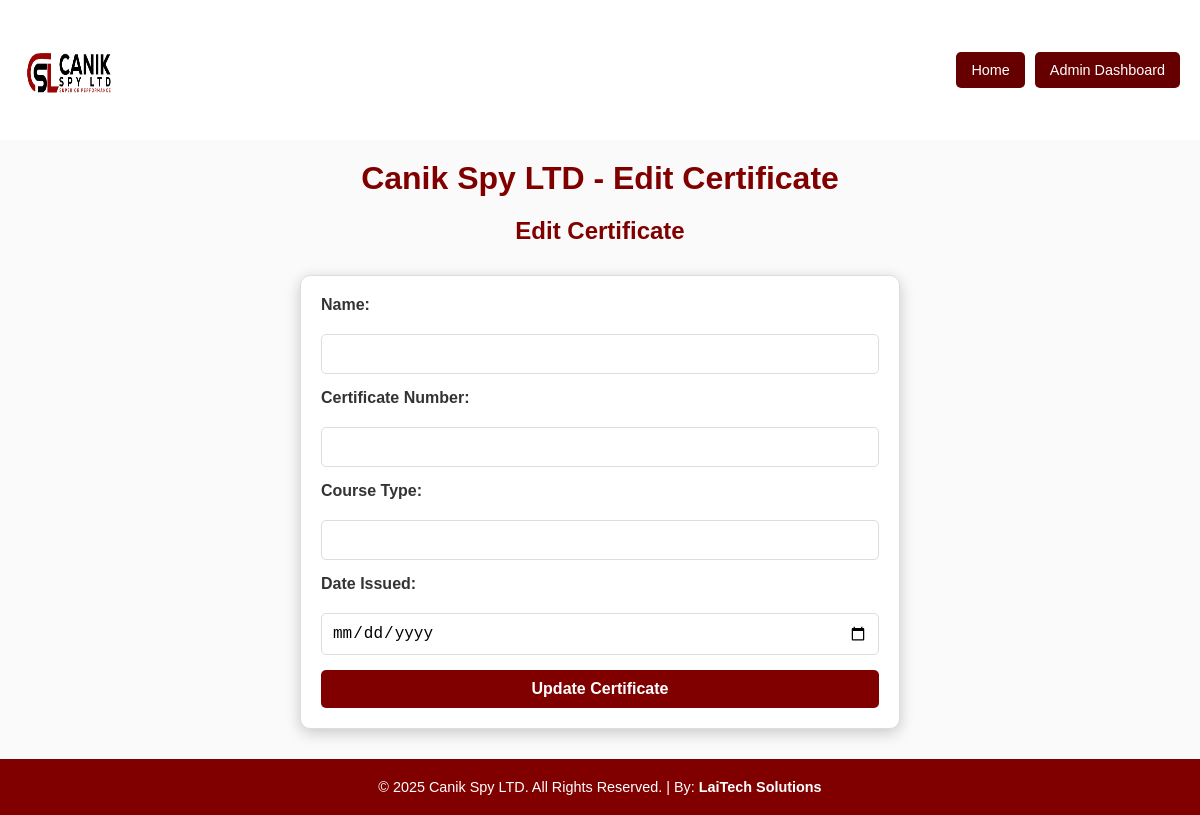
The page /admin/edit/12 (signed in) on the database as committed earlier.
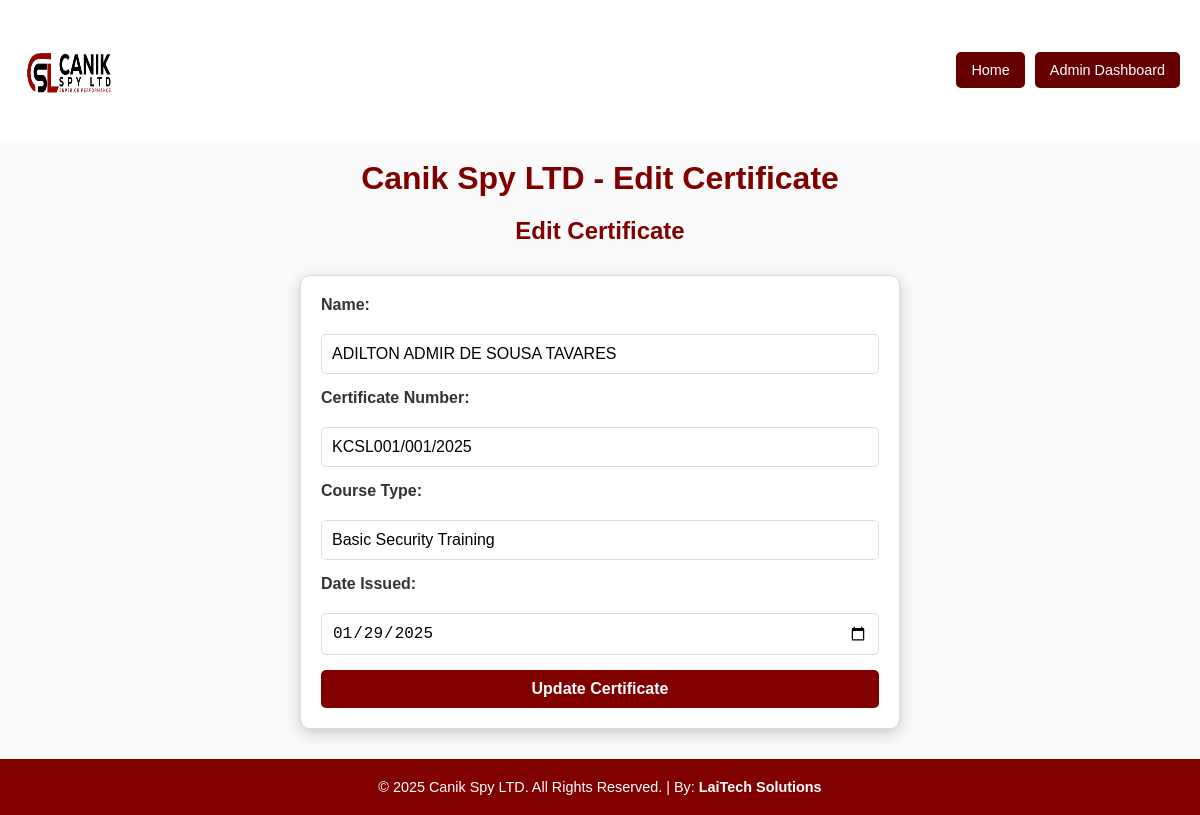
The same page on the database as committed later.
### tables this page shows
CREATE TABLE certificates (
            id INTEGER PRIMARY KEY AUTOINCREMENT,
                    name TEXT NOT NULL,
                            certificate_number TEXT NOT NULL UNIQUE,
                                    course_type TEXT NOT NULL,
                                            date_issued DATE NOT NULL
                                                );

### app.py (the view, shortened to what this page needs)
@app.route('/admin/edit/<int:certificate_id>', methods=['GET', 'POST'])
def edit_certificate(certificate_id):
    if not session.get('logged_in'):
        return redirect(url_for('login'))
    conn = get_db_connection()
    c = conn.cursor()
    c.execute("SELECT * FROM certificates WHERE id = ?", (certificate_id,))
    certificate = c.fetchone()
    conn.close()
    return render_template('edit_certificate.html', certificate=certificate)

### app.py (called while the page is built)
def get_db_connection():
    with db_lock:
        conn = sqlite3.connect('certificate.db', check_same_thread=False)
        return conn

### templates/edit_certificate.html (shortened to what this page needs)
<!DOCTYPE html>
<html lang="en">
<head>
    <link rel="stylesheet" href="{{ url_for('static', filename='style.css') }}">
</head>
<body>
    <header>
        <img src="{{ url_for('static', filename='canik_spy_logo.jpg') }}" alt="Canik Spy LTD Logo" width="100" height="100">
        <nav>
            <a href="/">Home</a>
            <a href="/admin">Admin Dashboard</a>
        </nav>
    </header>
    <h1>Canik Spy LTD - Edit Certificate</h1>
    <h2>Edit Certificate</h2>
    <form action="/admin/edit/{{ certificate[0] }}" method="POST">
        <label for="name">Name:</label>
        <input type="text" id="name" name="name" value="{{ certificate[1] }}" required>
        <label for="certificate_number">Certificate Number:</label>
        <input type="text" id="certificate_number" name="certificate_number" value="{{ certificate[2] }}" required>
        <label for="course_type">Course Type:</label>
        <input type="text" id="course_type" name="course_type" value="{{ certificate[3] }}" required>
        <label for="date_issued">Date Issued:</label>
        <input type="date" id="date_issued" name="date_issued" value="{{ certificate[4] }}" required>
        <button type="submit">Update Certificate</button>
    </form>
    <footer>
        <p>&copy; 2025 Canik Spy LTD. All Rights Reserved. | By: <a href="https://laitechsolutions.co.ke/" target="_blank" style="color: white; text-decoration: none;">LaiTech Solutions</a></p>
    </footer>
</body>
</html>

Rows that differ between the two databases and show on the page:
added certificates: name "ADILTON ADMIR DE SOUSA TAVARES", certificate_number "KCSL001/001/2025", course_type "Basic Security Training", date_issued "01/29/2025"
